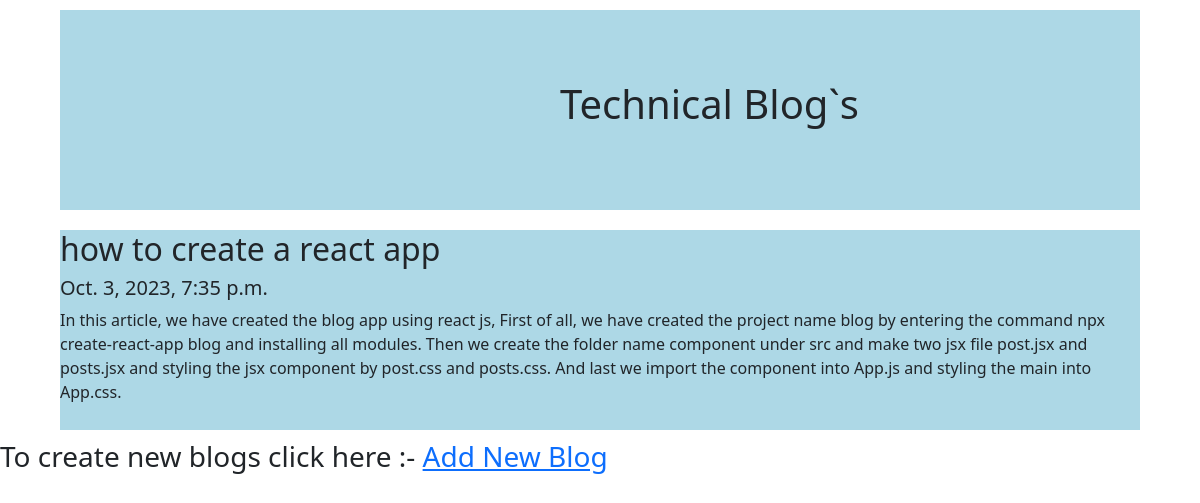
Screenshot of /post/2 with the database file from the repository.
### home/models.py (models this page shows)
class blogs(models.Model):
    title = models.CharField(max_length=50)
    dec = models.CharField(max_length=100000000000000)
    created_at = models.DateTimeField(default=datetime.now,blank=True)

### home/views.py (the view)
# urls.py: path('post/<str:pk>',views.post,name = "post"),
def post(request,pk):
    posts = blogs.objects.get(id = pk)
    return render(request,"post.html",{"posts" : posts})

### templates/post.html (shortened to what this page needs)
{% extends "base.html" %}
{% block body %}
<div id="main">
    <div class="item" id="i1">
        <div id="t1">
            <h1>Technical Blog`s</h1>
        </div>
    </div>
        <div class="item i1">
                <h2>{{posts.title}}</h2>
                <h5>{{posts.created_at}}</h5>
                <p>{{posts.dec}}</p>
        </div>
</div>
<div class="add">
    <h3>
        To create new blogs click here :- <a href="/add">Add New Blog</a>
    </h3>
</div>
{% endblock body %}

### rows the page displays
blogs: title "how to create a react app", created_at "Oct. 3, 2023, 7:35 p.m.", dec "In this article, we have created the blog app using react js, First of all, we have created the project name blog by entering the command npx create-react-app blog and installing all modules. Then we create the folder name component under src and make two jsx file post.jsx and posts.jsx and styling the jsx component by post.css and posts.css. And last we import the component into App.js and styling the main into App.css."
